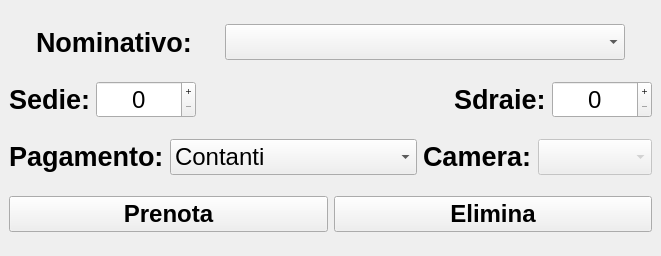
<?xml version="1.0" encoding="UTF-8"?>
<ui version="4.0">
 <class>MainWindow</class>
 <widget class="QMainWindow" name="MainWindow">
  <property name="geometry">
   <rect>
    <x>0</x>
    <y>0</y>
    <width>661</width>
    <height>256</height>
   </rect>
  </property>
  <property name="minimumSize">
   <size>
    <width>661</width>
    <height>256</height>
   </size>
  </property>
  <property name="maximumSize">
   <size>
    <width>661</width>
    <height>256</height>
   </size>
  </property>
  <property name="windowTitle">
   <string>Prenota ombrellone</string>
  </property>
  <property name="windowIcon">
   <iconset>
    <normaloff>../../../../.designer/backup/resources/logo/logo_small_icon_only_inverted.png</normaloff>../../../../.designer/backup/resources/logo/logo_small_icon_only_inverted.png</iconset>
  </property>
  <widget class="QWidget" name="centralwidget">
   <layout class="QGridLayout" name="gridLayout">
    <item row="0" column="0" colspan="2">
     <layout class="QHBoxLayout" name="horizontalLayout_2">
      <item>
       <widget class="QLabel" name="label">
        <property name="sizePolicy">
         <sizepolicy hsizetype="Fixed" vsizetype="Preferred">
          <horstretch>0</horstretch>
          <verstretch>0</verstretch>
         </sizepolicy>
        </property>
        <property name="font">
         <font>
          <pointsize>20</pointsize>
          <weight>75</weight>
          <bold>true</bold>
         </font>
        </property>
        <property name="text">
         <string>Nominativo:</string>
        </property>
       </widget>
      </item>
      <item>
       <widget class="QComboBox" name="cB_nominativo">
        <property name="sizePolicy">
         <sizepolicy hsizetype="Preferred" vsizetype="Fixed">
          <horstretch>0</horstretch>
          <verstretch>0</verstretch>
         </sizepolicy>
        </property>
        <property name="minimumSize">
         <size>
          <width>400</width>
          <height>0</height>
         </size>
        </property>
        <property name="maximumSize">
         <size>
          <width>400</width>
          <height>16777215</height>
         </size>
        </property>
        <property name="font">
         <font>
          <pointsize>18</pointsize>
         </font>
        </property>
        <property name="cursor">
         <cursorShape>PointingHandCursor</cursorShape>
        </property>
        <property name="currentText">
         <string notr="true"/>
        </property>
       </widget>
      </item>
     </layout>
    </item>
    <item row="1" column="0">
     <layout class="QHBoxLayout" name="horizontalLayout">
      <item>
       <widget class="QLabel" name="label_2">
        <property name="sizePolicy">
         <sizepolicy hsizetype="Preferred" vsizetype="Fixed">
          <horstretch>0</horstretch>
          <verstretch>0</verstretch>
         </sizepolicy>
        </property>
        <property name="font">
         <font>
          <pointsize>20</pointsize>
          <weight>75</weight>
          <bold>true</bold>
         </font>
        </property>
        <property name="text">
         <string>Sedie:</string>
        </property>
       </widget>
      </item>
      <item>
       <widget class="QSpinBox" name="sB_sedie">
        <property name="sizePolicy">
         <sizepolicy hsizetype="Fixed" vsizetype="Fixed">
          <horstretch>0</horstretch>
          <verstretch>0</verstretch>
         </sizepolicy>
        </property>
        <property name="minimumSize">
         <size>
          <width>100</width>
          <height>0</height>
         </size>
        </property>
        <property name="maximumSize">
         <size>
          <width>100</width>
          <height>16777215</height>
         </size>
        </property>
        <property name="font">
         <font>
          <pointsize>18</pointsize>
         </font>
        </property>
        <property name="alignment">
         <set>Qt::AlignCenter</set>
        </property>
        <property name="buttonSymbols">
         <enum>QAbstractSpinBox::PlusMinus</enum>
        </property>
        <property name="keyboardTracking">
         <bool>true</bool>
        </property>
        <property name="showGroupSeparator" stdset="0">
         <bool>false</bool>
        </property>
        <property name="maximum">
         <number>6</number>
        </property>
       </widget>
      </item>
     </layout>
    </item>
    <item row="1" column="1">
     <layout class="QHBoxLayout" name="horizontalLayout_5">
      <item>
       <spacer name="horizontalSpacer">
        <property name="orientation">
         <enum>Qt::Horizontal</enum>
        </property>
        <property name="sizeHint" stdset="0">
         <size>
          <width>40</width>
          <height>20</height>
         </size>
        </property>
       </spacer>
      </item>
      <item>
       <widget class="QLabel" name="label_3">
        <property name="sizePolicy">
         <sizepolicy hsizetype="Preferred" vsizetype="Preferred">
          <horstretch>0</horstretch>
          <verstretch>0</verstretch>
         </sizepolicy>
        </property>
        <property name="font">
         <font>
          <pointsize>20</pointsize>
          <weight>75</weight>
          <bold>true</bold>
         </font>
        </property>
        <property name="text">
         <string>Sdraie:</string>
        </property>
       </widget>
      </item>
      <item>
       <widget class="QSpinBox" name="sB_sdraie">
        <property name="sizePolicy">
         <sizepolicy hsizetype="Fixed" vsizetype="Fixed">
          <horstretch>0</horstretch>
          <verstretch>0</verstretch>
         </sizepolicy>
        </property>
        <property name="minimumSize">
         <size>
          <width>100</width>
          <height>0</height>
         </size>
        </property>
        <property name="maximumSize">
         <size>
          <width>100</width>
          <height>16777215</height>
         </size>
        </property>
        <property name="font">
         <font>
          <pointsize>18</pointsize>
         </font>
        </property>
        <property name="alignment">
         <set>Qt::AlignCenter</set>
        </property>
        <property name="buttonSymbols">
         <enum>QAbstractSpinBox::PlusMinus</enum>
        </property>
        <property name="keyboardTracking">
         <bool>true</bool>
        </property>
        <property name="showGroupSeparator" stdset="0">
         <bool>false</bool>
        </property>
        <property name="maximum">
         <number>6</number>
        </property>
       </widget>
      </item>
     </layout>
    </item>
    <item row="2" column="0" colspan="2">
     <layout class="QHBoxLayout" name="horizontalLayout_3">
      <item>
       <widget class="QLabel" name="label_4">
        <property name="sizePolicy">
         <sizepolicy hsizetype="Fixed" vsizetype="Fixed">
          <horstretch>0</horstretch>
          <verstretch>0</verstretch>
         </sizepolicy>
        </property>
        <property name="font">
         <font>
          <pointsize>20</pointsize>
          <weight>75</weight>
          <bold>true</bold>
         </font>
        </property>
        <property name="text">
         <string>Pagamento:</string>
        </property>
       </widget>
      </item>
      <item>
       <widget class="QComboBox" name="cB_pagamento">
        <property name="sizePolicy">
         <sizepolicy hsizetype="Preferred" vsizetype="Fixed">
          <horstretch>0</horstretch>
          <verstretch>0</verstretch>
         </sizepolicy>
        </property>
        <property name="minimumSize">
         <size>
          <width>0</width>
          <height>30</height>
         </size>
        </property>
        <property name="font">
         <font>
          <pointsize>18</pointsize>
         </font>
        </property>
        <property name="cursor">
         <cursorShape>PointingHandCursor</cursorShape>
        </property>
        <item>
         <property name="text">
          <string>Contanti</string>
         </property>
        </item>
        <item>
         <property name="text">
          <string>Carta</string>
         </property>
        </item>
        <item>
         <property name="text">
          <string>Acconto</string>
         </property>
        </item>
       </widget>
      </item>
      <item>
       <widget class="QLabel" name="label_5">
        <property name="sizePolicy">
         <sizepolicy hsizetype="Fixed" vsizetype="Fixed">
          <horstretch>0</horstretch>
          <verstretch>0</verstretch>
         </sizepolicy>
        </property>
        <property name="font">
         <font>
          <pointsize>20</pointsize>
          <weight>75</weight>
          <bold>true</bold>
         </font>
        </property>
        <property name="text">
         <string>Camera:</string>
        </property>
       </widget>
      </item>
      <item>
       <widget class="QComboBox" name="cB_camera">
        <property name="enabled">
         <bool>false</bool>
        </property>
        <property name="sizePolicy">
         <sizepolicy hsizetype="Fixed" vsizetype="Fixed">
          <horstretch>0</horstretch>
          <verstretch>0</verstretch>
         </sizepolicy>
        </property>
        <property name="font">
         <font>
          <pointsize>18</pointsize>
         </font>
        </property>
        <property name="cursor">
         <cursorShape>PointingHandCursor</cursorShape>
        </property>
       </widget>
      </item>
     </layout>
    </item>
    <item row="3" column="0" colspan="2">
     <layout class="QHBoxLayout" name="horizontalLayout_4">
      <item>
       <widget class="QPushButton" name="pB_prenota_ombrellone">
        <property name="font">
         <font>
          <pointsize>18</pointsize>
          <weight>75</weight>
          <bold>true</bold>
         </font>
        </property>
        <property name="cursor">
         <cursorShape>PointingHandCursor</cursorShape>
        </property>
        <property name="text">
         <string>Prenota</string>
        </property>
       </widget>
      </item>
      <item>
       <widget class="QPushButton" name="pB_elimina_ombrellone">
        <property name="font">
         <font>
          <pointsize>18</pointsize>
          <weight>75</weight>
          <bold>true</bold>
         </font>
        </property>
        <property name="cursor">
         <cursorShape>PointingHandCursor</cursorShape>
        </property>
        <property name="text">
         <string>Elimina</string>
        </property>
       </widget>
      </item>
     </layout>
    </item>
   </layout>
  </widget>
 </widget>
 <resources/>
 <connections/>
</ui>
